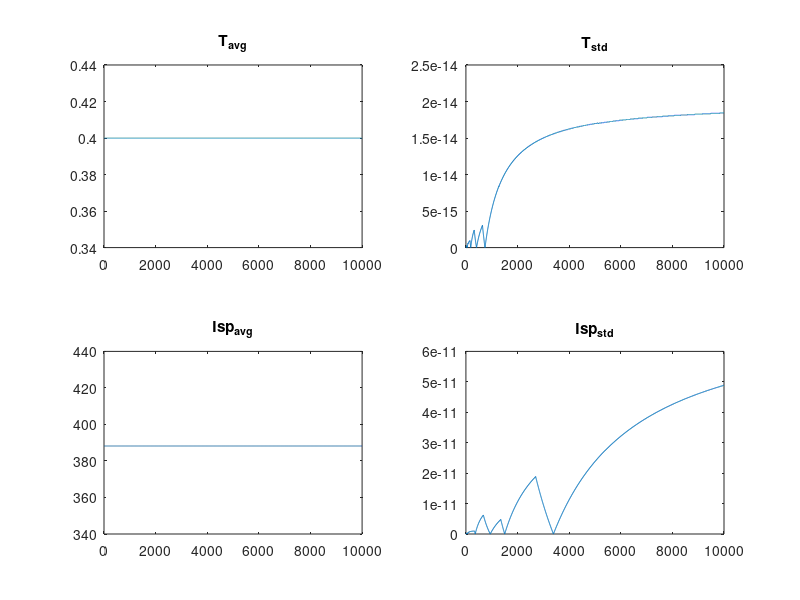

Recreate this plot in MATLAB.
clc
clear
close all

%Constants

R = 8.314; 
g = 9.81;


%Initial conditions

T = 5e-3;           % Thrust (N)
Pc = 100000;        % chamber pressure (Pa) 1bar-4bar
Tc = 300;           % chamber temperature (K) fixed
MM = 0.028 ;        % kg/mol
k = 1.4;
eps = 4;            % area ratio from 4-20
DeltaV = 0.5;       % requested total DV (m/s)
Mass = 4;           % 4 U cubesat mass
rho = 807;

RN = R/MM;

% feeding system
k_p = 1.1;  % P drop coeff of the pipes
k_v = 1.3;  % P drop valves
k_inj = 0.6;    % P_drop injector

A_p = 1e-3^2*pi;
A_v = 0.5e-3^2*pi;
r_inj = 250e-6;
A_inj = r_inj^2*pi;

%% Nominal Design
aa = 1/eps^2*((k+1)/2)^(2/(1-k))*(k-1)/(k+1);
bb = 2/k;
cc = (k-1)/k;

fun = @(x) x^bb*(1-x^cc)-aa;
dfun = @(x) -x^(bb-1)*((cc+bb)*x^cc-bb);

c1 = 0;
c2 = 0.5;
tol = 1e-6;
err = tol + 1;
it = 0;

while (it < 3 && err > tol ) 
    it=it+1;
    x = (c2+c1)/2; %stima dello zero
    fc = fun(x);     
    err=abs(fc); 
    % scelta del nuovo estremo per l'eventuale ciclo successivo       
    if (fc*fun(c1) > 0)
          c1=x; 
    else 
          c2=x; 
    end
end
xv = x;
while (it< 5 && err> tol)
   dfx = dfun(xv);
   if dfx == 0
      error(' Arresto per azzeramento di dfun');
   else
      xn = xv - fun(xv)/dfx;
      err = abs(fun(xn));
      it = it+1;
      xv = xn;
   end
end

% Calcolo della pressione di uscita
Pe = xn * Pc;

% Area Throat
At = (T/Pc)/(sqrt(2*(k^2/(k-1))*(2/(k+1))^((k+1)/(k-1)))*sqrt(1-(Pe/Pc)^((k-1)/k))+eps*(Pe-0)/Pc);
rt=sqrt(At/pi);
Dt=2*rt;

% Exit Velocity
v_exit = sqrt(2*k/(k-1)*R/MM*Tc*(1-(Pe/Pc)^((k-1)/k)));

% Exit Area
Ae = eps*At;
re=sqrt(Ae/pi);
De=2*re;

% Mass Flow Rate
m_dot=(T-Ae*(Pe-0))/v_exit;

% Isp
Isp_nom = T/m_dot/g;

%cstar
c_star = At*Pc/m_dot;

%% Preliminary sizing
% mass
MR = exp(DeltaV/(Isp_nom*g));
M_N_used = Mass*(MR-1);

% pressure losses
v_p = m_dot/(rho*A_p);
Delta_P_tot = 0.5*rho*v_p^2*(k_p + A_p/A_v*k_v + A_p/A_inj*k_inj);
Delta_P_plen = 0.5*rho*v_p^2*A_p/A_inj*k_inj;
P_plen = Pc + Delta_P_plen;
P_f = Pc + Delta_P_tot;
P_f = P_f*1.2;

% imposed volume of tank
%V_tank = 1e-4; % thesis Cold_gas Marcus lore
%M_N_residual = V_tank*P_f/(R*Tc); 
%P_tank = (M_N_residual+M_N_used)*R*Tc/V_tank;

V_plen = M_N_used*RN*Tc/P_plen;

eq =@(V_tank) V_tank.*P_f./RN./Tc + M_N_used - P_f.*P_plen.*V_plen./RN./Tc.*k./(2.*P_f+M_N_used.*RN*Tc./V_tank);

V_tank = fsolve(eq,1e-4);
P_tank = (M_N_used + P_f*V_tank/RN/Tc)*RN*Tc/V_tank;

%% Montecarlo


N = 10000;
rt_avg = sqrt(At/pi);
rt_std = 5e-6;
rt_val = normrnd(rt_avg, rt_std, [N,1]);
rt_val = ones(N,1).*rt_avg;
At_val = rt_val.^2.*pi;

r_inj_std = 5e-6;       
r_inj_avg = r_inj; 
r_inj_val = normrnd(r_inj_avg, r_inj_std, [N,1]);
r_inj_val = ones(N,1).*r_inj_avg;
A_inj_val = r_inj_val.^2.*pi;

K_tot_val = k_v*A_p/A_v + k_p + k_inj./A_inj_val*A_p;

re_avg = sqrt(Ae/pi);
re_std = 5e-6;
re_val = normrnd(re_avg, re_std, [N,1]);
re_val = ones(N,1).*re_avg;
Ae_val = re_val.^2.*pi;

toll = 1e-8;

T = [];
for ii = 1:N
    
    A_tt  = At_val(ii);
    k_tot = K_tot_val(ii);
    Aee = Ae_val(ii);
    it = 0;

    P_cc = Pc;
    m_dot2 = 1;
    m_dot1 = 2;

    while(abs(m_dot2 - m_dot1) > toll && it < 1000)
        it = it + 1;

        m_dot1 =  P_cc*A_tt/c_star;
        v  = m_dot1 /( A_p* rho);
        deltaP= 0.5*rho*v^2*k_tot;
        P_cc = P_tank - deltaP;
        
        m_dot2= P_cc*A_tt/c_star ;
       
        if it > 999
            disp('It did not converge')
        end   

    end

    eps = Aee/A_tt;
    
    aa = 1/eps^2*((k+1)/2)^(2/(1-k))*(k-1)/(k+1);
    bb = 2/k;
    cc = (k-1)/k;
    
    fun = @(x) x^bb*(1-x^cc)-aa;
    dfun = @(x) -x^(bb-1)*((cc+bb)*x^cc-bb);
    
    c1 = 0;
    c2 = 0.5;
    tol = 1e-6;
    err = tol + 1;
    it = 0;
    
    while (it < 3 && err > tol ) 
        it=it+1;
        x = (c2+c1)/2; %stima dello zero
        fc = fun(x);     
        err=abs(fc); 
        % scelta del nuovo estremo per l'eventuale ciclo successivo       
        if (fc*fun(c1) > 0)
              c1=x; 
        else 
              c2=x; 
        end
    end
    xv = x;
    while (it< 5 && err> tol)
       dfx = dfun(xv);
       if dfx == 0
          error(' Arresto per azzeramento di dfun');
       else
          xn = xv - fun(xv)/dfx;
          err = abs(fun(xn));
          it = it+1;
          xv = xn;
       end
    end
   
    Pee = xn * P_cc;

    v_e = sqrt(2*k/(k-1)*RN/MM*Tc*(1-(Pee/P_cc)^((k-1)/k)));
    T(ii) =  m_dot1*v_e + Aee*Pee;
    Isp(ii) = T(ii)/(m_dot2*g);
    if ii > 1
        T_avg(ii) = T_avg(ii-1) + 1/ii*(T(ii) - T_avg(ii-1));
        Isp_avg(ii) = Isp_avg(ii-1) + 1/ii*(Isp(ii) - Isp_avg(ii-1));
    else
        T_avg(ii) = T(ii);
        Isp_avg(ii) = Isp(ii);
    end
    T_std(ii) = std(T(1:ii));
    Isp_std(ii) = std(Isp(1:ii));
end

subplot(2,2,1)
plot(T_avg)
title T_{avg}
subplot(2,2,2)
plot(T_std)
title T_{std}
subplot(2,2,3)
plot(Isp_avg)
title Isp_{avg}
subplot(2,2,4)
plot(Isp_std)
title Isp_{std}
